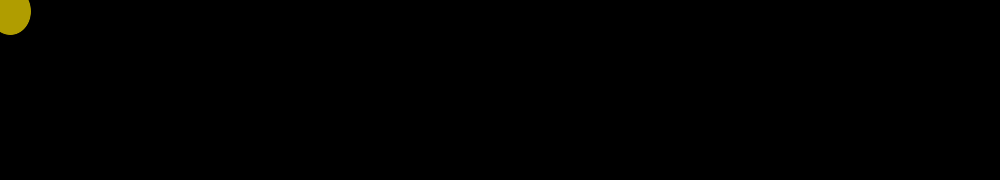
Frame 1 (no input)
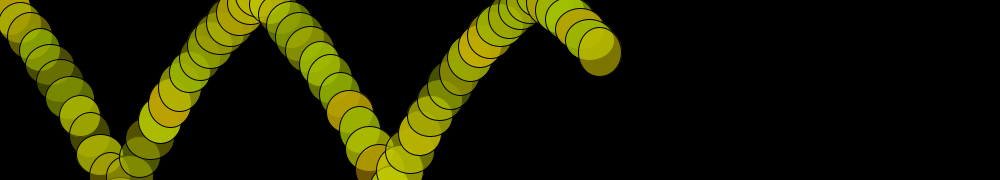
Frame 60 (the mouse pressed at the canvas centre just before this capture)
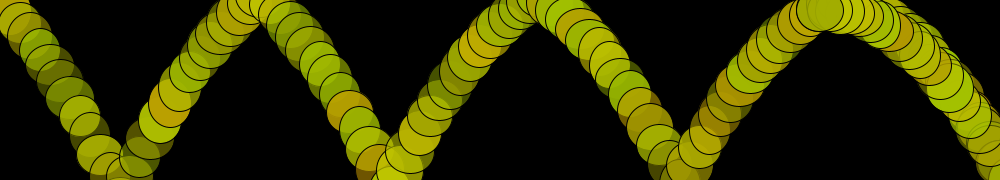
Frame 120 (the mouse held since frame 60 and released just before this capture)

The Processing sketch that drew these frames (run headless with seeded random() and noise(); from frame 60 on, the mouse is pressed at the canvas centre):

// Processing sketch: processing_32935
// ── processing_32935.pde



//declaring variable
float circlex=0;
float circley=0;
float vely = 10;
float velx = 10;
float g = 1;

void setup(){
  background(0);
  smooth();
  frameRate(60);
  size(1000,180);
}

void draw(){

  fill(random(150,200),random(150,200),0,random(100,255));
  //noStroke();
  strokeWeight(1);
  circlex+=velx;
  vely+=g;
  circley+=vely;
   // the same as circley=circley+vel
  ellipse(circlex,circley,random(40,50),random(40,50));
  if((circlex<0)||(circlex>width)){
    velx=velx*-1;
  }
  if((circley<0)||(circley>height)){
    vely=vely*-1;
  }
  
}
   //same as vel=vel
   //inserting picture
   
